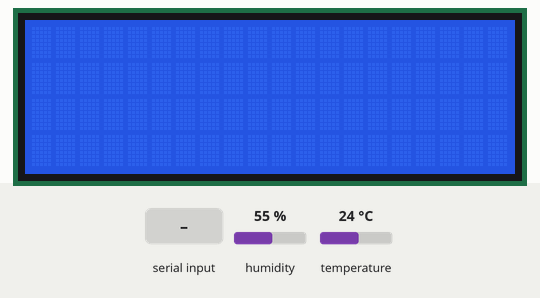
Recording of a sketch running on a simulated Arduino Uno, built with avr-gcc and run on an emulated ATmega328P. Shown: 20×4 character LCD. The test bench sets the inputs (shaded band); at power-on: humidity 55 %, temperature 24 °C. The local clock reads 2024-03-15 10:24:30 at power-on unless the sketch sets it; what the sketch prints to the serial monitor is not drawn.

Above: at 1.2 s.
1.3 s: "1\n" received over Serial
At 2.2 s:
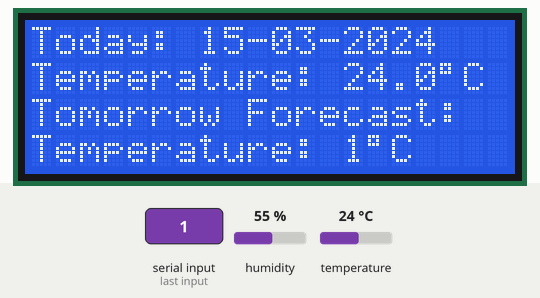
2.8 s: "0\n" received over Serial
At 4.2 s:
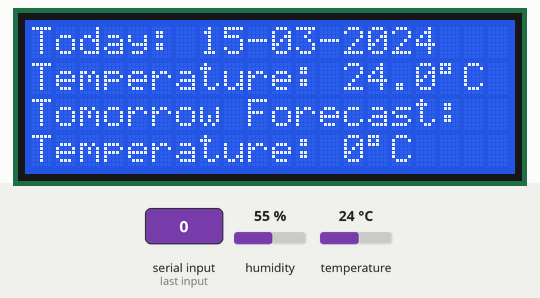
Timing chart, 0 to 5.8 s (numbered marks = the images above; inputs shaded):
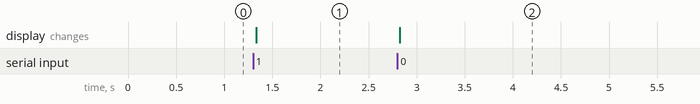

The sketch:

Weather_Forecast_Arduino.ino
```cpp
#include <dht.h>
#include <LiquidCrystal.h>
#include <DS3231.h>

#define dht_dpin0 8
//
dht DHT1;

LiquidCrystal lcd(7, 6, 5, 4, 3, 2);
DS3231  rtc(SDA, SCL);

float hum = 0.0;
float tem = 0.0;
//
Time  t;

void setup() {
  rtc.begin();
  Serial.begin(9600);
  lcd.begin(20, 4);
}

void loop() {
  // Get data from the DS3231
  t = rtc.getTime();
  String current_date = String(rtc.getDateStr());
  current_date.replace('.','-');
  // Send a command to retrieve the temperature and humidity
  DHT1.read11(dht_dpin0);
  // Read humidity
  hum = DHT1.humidity;
  // Read temperature as Celsius (the default)
  tem = DHT1.temperature;
  //
  delay(500);
  Serial.println(current_date + 'A' + String(tem));
  Serial.flush();
  for(int i = 0; i <= 300; i++){
    if(Serial.available() > 0){
      i = 300;
      //
      String readText = "";
      //
      readText = Serial.readStringUntil('\n');
      delay(10);
      readText.toUpperCase();
      //
      // Display values on LCD
      lcd.clear();
      lcd.setCursor(0, 0);
      lcd.print("Today: " + current_date);
      lcd.setCursor(0, 1);
      lcd.print("Temperature: " + String(tem,1) + "\337C");
      lcd.setCursor(0, 2);
      lcd.print("Tomorrow Forecast: ");
      lcd.setCursor(0, 3);
      lcd.print("Temperature: " + String(readText) + "\337C");
      //
      delay(500);
    }
    delay(10);
  }
}
```

Measured:
- after the input at 1.3 s, the display: changes at once (image 1)
- after the input at 2.8 s, the display: changes at once (image 2)
